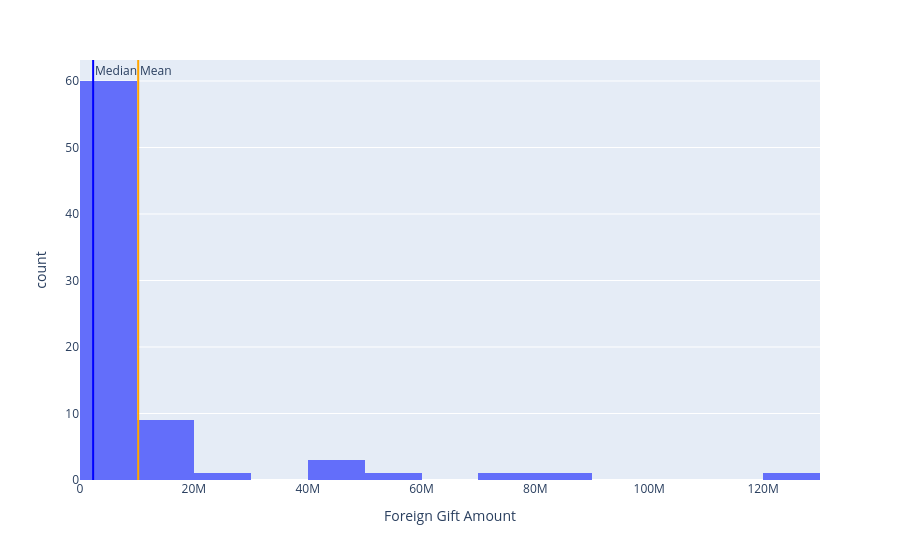

Notebook code cell kept with this figure:
### Markdown cell above
<font color = "red">


The means tend to be drastically higher than the medians in most Universities foreign gift amounts.  The reason for this difference is likely that a few very large gifts given that differ drastically from most smaller gifts influence the mean more than the median.  



The mean is more influenced by the large gifts than the median as the value of the larger gifts are used in the computation of the mean which allows it pull the mean closer towards its value. Conversely, the value of the medium is determined by its middle position of the data points that are listed in numerical order.  A much larger value  at the top (or bottom) of the numberical order does not affect the position of the middle number.  As a result, the median remains unaffects.

### Code cell
universitySum = df_filtered.groupby("Institution Name")["Foreign Gift Amount"].sum().sort_values(ascending = True)

uniHist = px.histogram(universitySum, x = "Foreign Gift Amount")
mean_val = universitySum.mean()
median_val = universitySum.median()


uniHist.add_vline(x=mean_val, line_color="orange", annotation_text="Mean")
uniHist.add_vline(x=median_val, line_color="blue", annotation_text="Median")

uniHist.show()

### Figure 1 — Plotly figure (JSON) as saved in the notebook; plotly's stock layout.template omitted (floating-point values rounded to 4 significant figures)
{"data": [{"bingroup": "x", "hovertemplate": "Foreign Gift Amount=%{x}<br>count=%{y}<extra></extra>", "legendgroup": "", "marker": {"color": "#636efa", "pattern": {"shape": ""}}, "name": "", "orientation": "v", "showlegend": false, "type": "histogram", "x": [1273, 8065, 21830, 33296, 56000, 182514, 250000, 250000, 250000, 295000, 300000, 349024, 400000, 400000, 433825, 448750, 449900, 450000, 468000, 499978, 500000, 500000, 517500, 526414, 616011, 621580, 650000, 679498, 688102, 690000, 948751, 992950, 1180632, 1296188, 1651425, 1923172, 2047633, 2081985, 2308232, 2363670, 2500000, 2905426, 3281047, 3384498, 3643319, 4475398, 4529700, 4578605, 5001292, 5102936, 5270116, 5409852, 5630294, 6000001, 6480103, 7381602, 7974266, 8057739, 8851837, 9380460, 12480985, 14106467, 14435147, 15184077, 15867349, 15877478, 17745345, 18550974, 19431405, 25880371, 45337345, 46411412, 48890613, 54879197, 75504368, 83400261, 124905001], "xaxis": "x", "yaxis": "y"}], "layout": {"annotations": [{"showarrow": false, "text": "Mean", "x": 10220000.0, "xanchor": "left", "xref": "x", "y": 1, "yanchor": "top", "yref": "y domain"}, {"showarrow": false, "text": "Median", "x": 2308232, "xanchor": "left", "xref": "x", "y": 1, "yanchor": "top", "yref": "y domain"}], "barmode": "relative", "legend": {"tracegroupgap": 0}, "margin": {"t": 60}, "shapes": [{"line": {"color": "orange"}, "type": "line", "x0": 10220000.0, "x1": 10220000.0, "xref": "x", "y0": 0, "y1": 1, "yref": "y domain"}, {"line": {"color": "blue"}, "type": "line", "x0": 2308232, "x1": 2308232, "xref": "x", "y0": 0, "y1": 1, "yref": "y domain"}], "xaxis": {"anchor": "y", "domain": [0, 1], "title": {"text": "Foreign Gift Amount"}}, "yaxis": {"anchor": "x", "domain": [0, 1], "title": {"text": "count"}}}}
